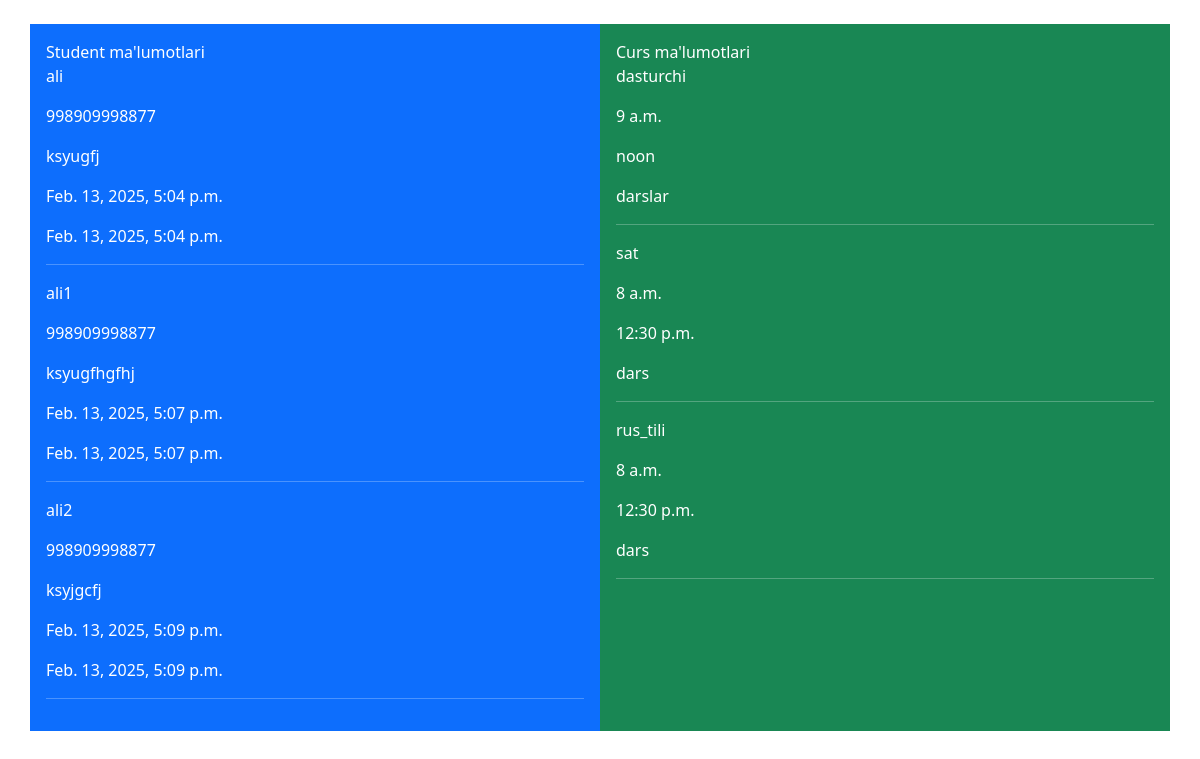
Page /foo/stu/ on the earlier database version.
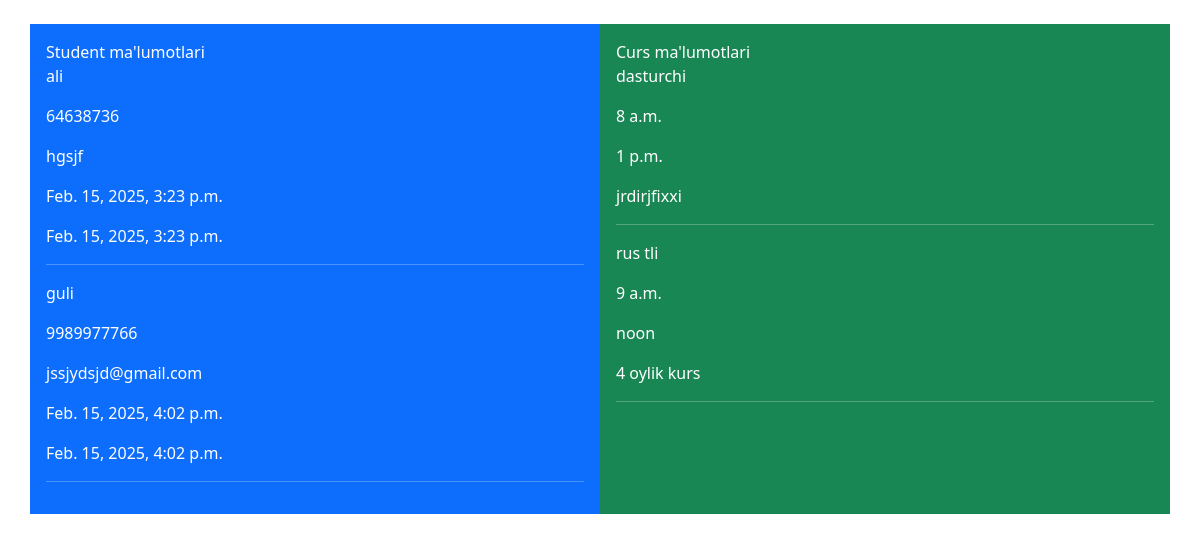
Same page on the later database version.
### unverapp/models.py (models this page shows, shortened)
class Student(models.Model):
    name=models.CharField(max_length=55)
    tel_nomer=models.CharField(max_length=13)
    email=models.EmailField(unique=True)
    created_ad=models.DateTimeField(auto_now_add=True)
    updated_ad=models.DateTimeField(auto_now=True)
    class Meta:
        verbose_name="Student"
        verbose_name_plural="Student"
        ordering=['pk']

class Curs(models.Model):
    title=models.CharField(max_length=200)
    start_time=models.TimeField()
    end_time=models.TimeField()
    descripions=models.TextField()
    created_ad=models.DateTimeField(auto_now_add=True)
    updated_ad=models.DateTimeField(auto_now=True)
    class Meta:
        verbose_name="Curs"
        verbose_name_plural="Curs"
        ordering=['pk']

### unverapp/views.py (the view)
# urls.py: path('stu/',Studentlar ),
def Studentlar(request):
    new=Student.objects.all()
    new2 = Curs.objects.all()
    data={
        "dc": new2,
        "db":new,
        "title":"student"
    }
    return render(request,'news/stu.html',context=data)

### unverapp/templates/news/stu.html (shortened to what this page needs)
<!DOCTYPE html>
<html lang="en">
<head>
    <link href="https://cdn.jsdelivr.net/npm/bootstrap@5.3.0/dist/css/bootstrap.min.css" rel="stylesheet">
</head>
<body>
    <div class="container mt-4">
        <div class="row">
            <div class="col-6 student bg-primary text-white p-3">
                Student ma'lumotlari
                {% for item in db %}
<div>
    <p>{{item.name}}</p>
    <p>{{item.tel_nomer}}</p>
    <p>{{item.email}}</p>
    <p>{{item.created_ad}}</p>
    <p>{{item.updated_ad}}</p>
    <hr>
</div>
{% endfor %}
            </div>
            <div class="col-6 curs bg-success text-white p-3">
                Curs ma'lumotlari
                {% for item in dc %}
<div>
    <p>{{item.title}}</p>
    <p>{{item.start_time}}</p>
    <p>{{item.end_time}}</p>
    <p>{{item.descripions}}</p>
    <hr>
</div>
{% endfor %}
            </div>
        </div>
    </div>
</body>
</html>

Differences in the rows shown:
removed Student: name "ali2", tel_nomer "998909998877", email "ksyjgcfj", created_ad "Feb. 13, 2025, 5:09 p.m.", updated_ad "Feb. 13, 2025, 5:09 p.m."
removed Curs: title "sat", start_time "8 a.m.", end_time "12:30 p.m.", descripions "dars"
removed Curs: title "rus_tili", start_time "8 a.m.", end_time "12:30 p.m.", descripions "dars"
changed Student "ali": tel_nomer "998909998877" → "64638736"; email "ksyugfj" → "hgsjf"; created_ad "Feb. 13, 2025, 5:04 p.m." → "Feb. 15, 2025, 3:23 p.m."; updated_ad "Feb. 13, 2025, 5:04 p.m." → "Feb. 15, 2025, 3:23 p.m."
changed Student: name "ali1" → "guli"; tel_nomer "998909998877" → "9989977766"; email "ksyugfhgfhj" → "jssjydsjd@gmail.com"; created_ad "Feb. 13, 2025, 5:07 p.m." → "Feb. 15, 2025, 4:02 p.m."; updated_ad "Feb. 13, 2025, 5:07 p.m." → "Feb. 15, 2025, 4:02 p.m."
changed Curs "dasturchi": start_time "9 a.m." → "8 a.m."; end_time "noon" → "1 p.m."; descripions "darslar" → "jrdirjfixxi"
added Curs: title "rus tli", start_time "9 a.m.", end_time "noon", descripions "4 oylik kurs"
